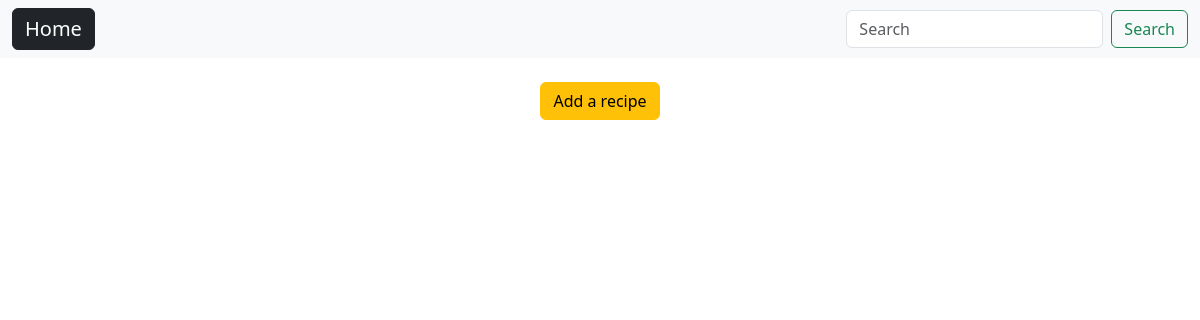
/, run on an earlier commit of the app's database.
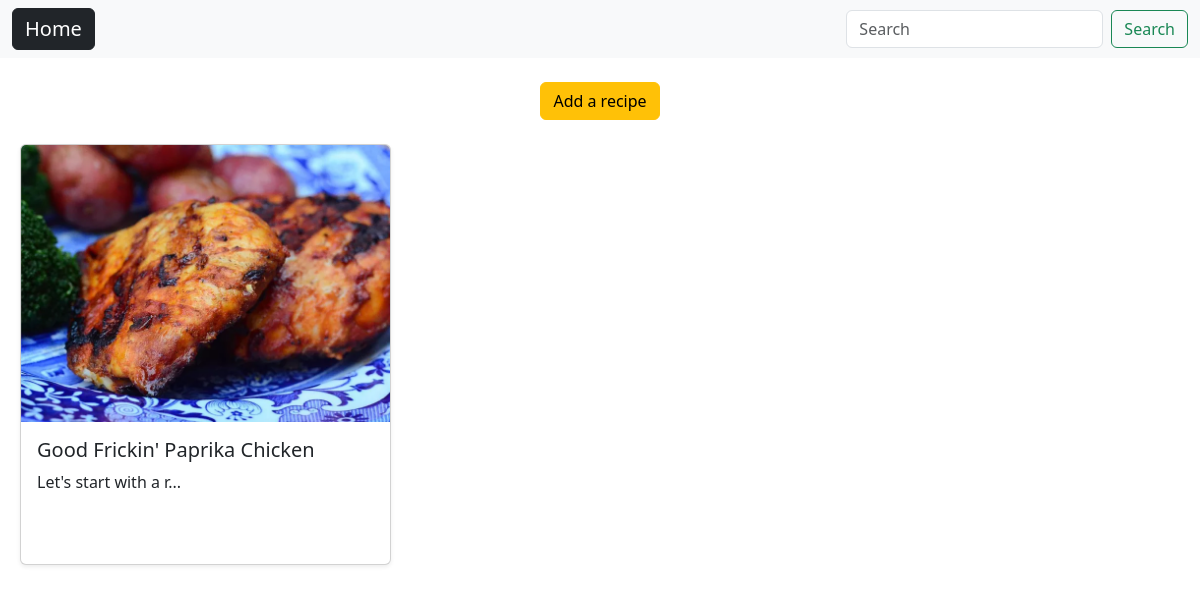
And on a later commit of the database.
### recipe_app/models.py (models this page shows, shortened)
class Recipe(models.Model):
    recipe_name = models.CharField(max_length=100)
    recipe = models.TextField(max_length=500)
    recipe_image = models.ImageField(upload_to='recipe_images/',null=True,blank=True)
    created_at = models.DateTimeField(auto_now_add=True)
    updated_at = models.DateTimeField(auto_now=True)

### recipe_app/views.py (the view)
# urls.py: path('',views.home, name='home'),
def home(request):
    recipes = Recipe.objects.all()
    return render(request,'recipe_app/home.html',{'recipes':recipes})

### recipe_app/templates/recipe_app/home.html (shortened to what this page needs)
{% extends "layout.html" %}
{% block content %}
    <div class="d-flex justify-content-center align-items-center mt-4">
        <a class="btn btn-warning" href="{% url "add_recipe" %}">Add a recipe</a>
    </div>
    <div class="row mt-4 mx-2 my-2">
        {% for recipe in recipes %}
        <div class="col-md-4">
            <div class="card mb-4 shadow-sm position-relative">
                {% if recipe.recipe_image %}
                <img src="{{ recipe.recipe_image.url }}" class="card-img-top" alt="{{ recipe.recipe_name }}">
                {% endif %}
                <div class="card-body">
                    <h5 class="card-title">{{ recipe.recipe_name }}</h5>
                    <p class="card-text">{{ recipe.recipe|slice:":20" }}...</p>
                </div>
            </div>
        </div>
        {% endfor %}
    </div>
{% endblock %}

What changed in the data, as far as the page shows it:
added Recipe: recipe_image (picture), recipe_name "Good Frickin' Paprika Chicken", recipe "Let's start with a r"
